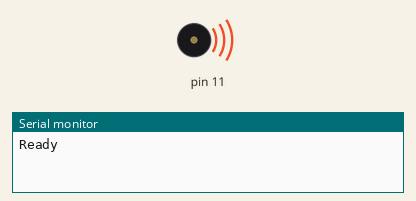
Bench run of a sketch on a simulated Arduino Uno, built with avr-gcc and run on an emulated ATmega328P. On the bench: buzzer (waves = sounding), the last lines printed to the serial monitor.

Above: at 0.1 s.
At 1.1 s:
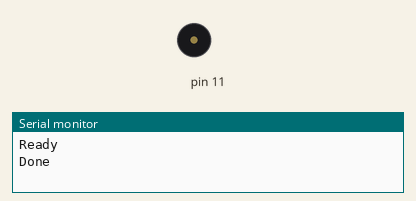
Timing chart, 0 to 2.6 s (numbered marks = the images above):
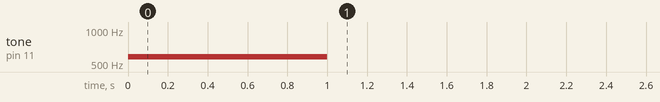

The sketch:

IR_Transmit.ino
```cpp
bool bits[8] = {
  true, false,
  true, false,
  true, false,
  true, false,
  };

void setup() {
  // put your setup code here, to run once:

  Serial.begin(9600);

  TCCR2A = _BV(WGM21) | _BV(COM2A0);
  OCR2A = 215;
  pinMode(11, OUTPUT);

  //TCCR2A = 0;
  //TCCR2B = 0;
  PORTB &= ~_BV(PB3);

  Serial.println("Ready");

  delay(1000);

  for (int i = 0; i < 8; i++) {

    if (bits[i]) {
      transmit_low();
      transmit_high();
    } else {
      transmit_high();
      transmit_low();
    }
  }
  Serial.println("Done");
  /*

  for (int j = 0; j < 10; j++) {
    Serial.println("Transmit");
    cli();
    for (int i = 0; i < 2; i++) {
      loopx();
    }
    sei();
    delay(5000);
  }

  */
}

void transmit_low() {

  TCCR2B = 0;

  PORTB &= ~_BV(PB3);

  delayMicroseconds(1000);
}

void transmit_high() {
  TCNT2 = 0;

  TCCR2B = _BV(CS20);

  delayMicroseconds(1000);

}

void loop() {
}

void loopx() {


  TCNT2 = 0;

  TCCR2B = _BV(CS20);

  delayMicroseconds(300);

  //TCCR2A = 0;
  TCCR2B = 0;

  PORTB &= ~_BV(PB3);

  delayMicroseconds(1000);

}
```
